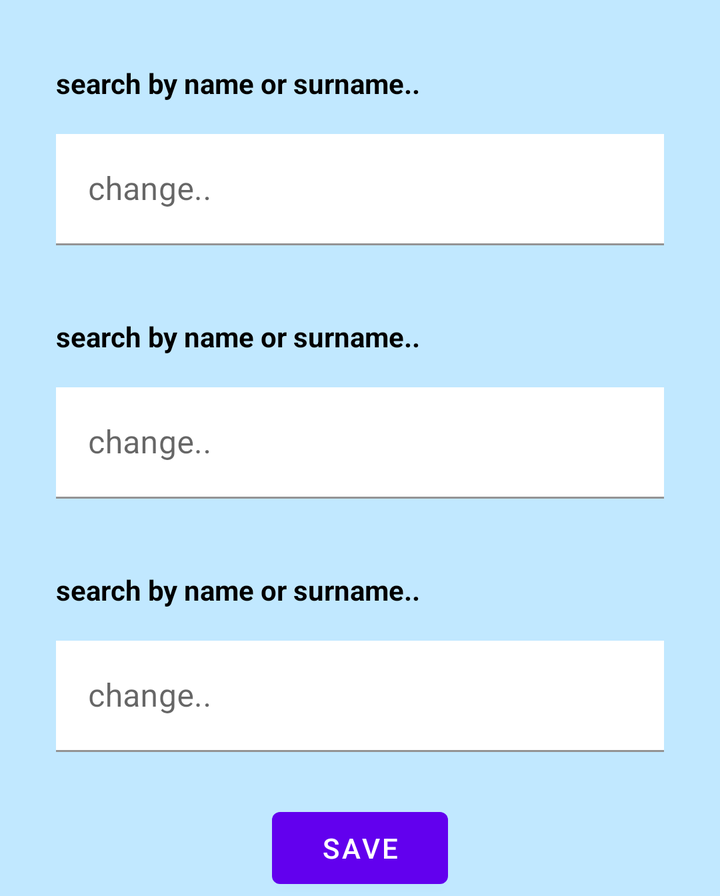
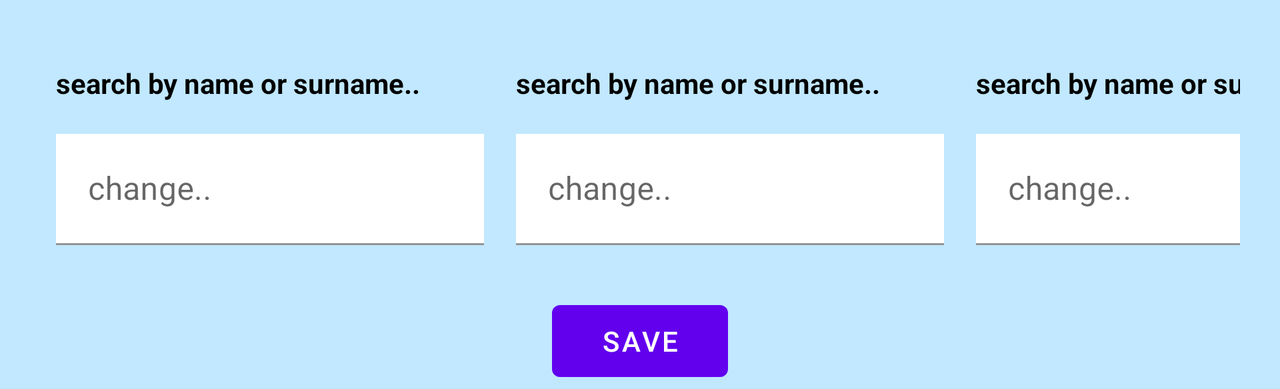

The same Android screen from two of the app's own layout files: first res/layout/ as a phone draws it, then the repository's variant for another configuration, drawn on a device whose configuration selects that folder. Both files follow.
<!-- AndroidManifest.xml: application theme Theme.Aston_Intensive_lesson5 -->
<!-- res/layout/fragment_concrete.xml -->
<?xml version="1.0" encoding="utf-8"?>
<LinearLayout xmlns:android="http://schemas.android.com/apk/res/android"
    xmlns:tools="http://schemas.android.com/tools"
    android:id="@+id/fragment_concrete_contact"
    android:name="com.example.thindie.aston_intensive_lesson5.ConcreteContactFragment"
    android:layout_width="match_parent"
    android:layout_height="wrap_content"
    android:orientation="vertical"
    android:paddingStart="20dp"
    android:background="@color/material_dynamic_primary90"
    android:paddingLeft="12dp"
    android:paddingTop="20dp"
    android:paddingEnd="20dp"
    tools:context=".ui.ConcreteContactFragment">

    <include
        android:id="@+id/input_name"
        layout="@layout/item_contact_inputable"
        android:layout_width="match_parent"
        android:layout_height="wrap_content" />

    <include
        android:id="@+id/input_surname"
        layout="@layout/item_contact_inputable"
        android:layout_width="match_parent"
        android:layout_height="wrap_content" />

    <include
        android:id="@+id/input_phone"
        layout="@layout/item_contact_inputable"
        android:layout_width="match_parent"
        android:layout_height="wrap_content" />

    <Button
        android:id="@+id/button_save"
        android:layout_width="wrap_content"
        android:layout_height="wrap_content"
        android:layout_gravity="center"
        android:text="@string/save" />

</LinearLayout>
<!-- res/layout/item_contact_inputable.xml (included above) -->
<?xml version="1.0" encoding="utf-8"?>
<LinearLayout xmlns:android="http://schemas.android.com/apk/res/android"
    android:layout_width="match_parent"
    android:layout_height="100dp"
    android:layout_marginTop="20dp"
    android:background="@color/material_dynamic_primary90"
    android:orientation="vertical"
    android:paddingBottom="20dp">

    <TextView
        style="@style/text_field"
        android:id="@+id/textview_input_field_id"
        android:layout_width="match_parent"
        android:layout_height="wrap_content"
        android:textColor="@color/black"
        android:text="@string/hint"
        android:textStyle="bold" />

    <com.google.android.material.textfield.TextInputLayout
        android:id="@+id/text_input_layout"
        android:layout_width="match_parent"
        android:layout_height="match_parent"
        android:layout_marginStart="8dp"
        android:layout_marginTop="12dp"
        android:layout_marginEnd="8dp"
        android:layout_marginBottom="4dp">
        <com.google.android.material.textfield.TextInputEditText
            android:id="@+id/text_input_edit"
            android:layout_width="match_parent"
            android:layout_height="match_parent"
            android:background="@color/white"
            android:hint="@string/hint_link"
            android:inputType="text" />

    </com.google.android.material.textfield.TextInputLayout>


</LinearLayout>
<!-- resources referenced by this layout -->
<resources>
  <string name="hint">search by name or surname..</string>
  <string name="hint_link">change..</string>
  <string name="save">save</string>
  <style name="text_field">
          <item name="android:layout_marginStart">8dp</item>
          <item name="android:layout_marginTop">12dp</item>
          <item name="android:layout_marginEnd">8dp</item>
          <item name="android:layout_marginBottom">4dp</item>
      </style>
  <style name="Theme.Aston_Intensive_lesson5" parent="Theme.MaterialComponents.DayNight.DarkActionBar">
          
          <item name="colorPrimary">@color/purple_500</item>
          <item name="colorPrimaryVariant">@color/purple_700</item>
          <item name="colorOnPrimary">@color/white</item>
          
          <item name="colorSecondary">@color/teal_200</item>
          <item name="colorSecondaryVariant">@color/teal_700</item>
          <item name="colorOnSecondary">@color/black</item>
          
          <item name="android:statusBarColor">?attr/colorPrimaryVariant</item>
          
      </style>
</resources>
<!-- res/layout-land/fragment_concrete.xml (the repository's variant of the layout above) -->
<!-- drawn on the phone turned sideways -->
<?xml version="1.0" encoding="utf-8"?>
<LinearLayout xmlns:android="http://schemas.android.com/apk/res/android"
    xmlns:tools="http://schemas.android.com/tools"
    android:id="@+id/fragment_concrete_contact"
    android:name="com.example.thindie.aston_intensive_lesson5.ConcreteContactFragment"
    android:layout_width="match_parent"
    android:layout_height="wrap_content"
    android:orientation="vertical"
    android:paddingStart="20dp"
    android:background="@color/material_dynamic_primary90"
    android:paddingLeft="12dp"
    android:paddingTop="20dp"
    android:paddingEnd="20dp"
    tools:context=".ui.ConcreteContactFragment">

    <LinearLayout
        android:layout_width="wrap_content"
        android:layout_height="wrap_content"
        android:orientation="horizontal">

        <include
            android:id="@+id/input_name"
            layout="@layout/item_contact_inputable"
            android:layout_width="230dp"
            android:layout_height="wrap_content" />

        <include
            android:id="@+id/input_surname"
            layout="@layout/item_contact_inputable"
            android:layout_width="230dp"
            android:layout_height="wrap_content" />

        <include
            android:id="@+id/input_phone"
            layout="@layout/item_contact_inputable"
            android:layout_width="230dp"
            android:layout_height="wrap_content" />


    </LinearLayout>
        <Button
            android:id="@+id/button_save"
            android:layout_width="wrap_content"
            android:layout_height="wrap_content"
            android:layout_gravity="center"
            android:text="@string/save" />
</LinearLayout>
